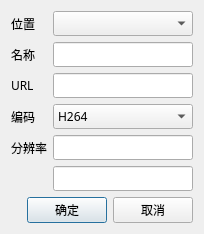
<?xml version="1.0" encoding="UTF-8"?>
<ui version="4.0">
 <class>BCSettingAddIPVedioTreeWidgetItemDlg</class>
 <widget class="QDialog" name="BCSettingAddIPVedioTreeWidgetItemDlg">
  <property name="geometry">
   <rect>
    <x>0</x>
    <y>0</y>
    <width>204</width>
    <height>234</height>
   </rect>
  </property>
  <property name="windowTitle">
   <string>Dialog</string>
  </property>
  <layout class="QVBoxLayout" name="verticalLayout">
   <item>
    <layout class="QGridLayout" name="gridLayout">
     <item row="0" column="0">
      <widget class="QLabel" name="m_pPosLabel">
       <property name="font">
        <font>
         <family>微软雅黑</family>
        </font>
       </property>
       <property name="text">
        <string>位置</string>
       </property>
      </widget>
     </item>
     <item row="0" column="1">
      <widget class="QComboBox" name="m_pPosCombBox">
       <property name="font">
        <font>
         <family>微软雅黑</family>
        </font>
       </property>
      </widget>
     </item>
     <item row="1" column="0">
      <widget class="QLabel" name="label">
       <property name="font">
        <font>
         <family>微软雅黑</family>
        </font>
       </property>
       <property name="text">
        <string>名称</string>
       </property>
      </widget>
     </item>
     <item row="1" column="1">
      <widget class="QLineEdit" name="m_pNameLineEdit">
       <property name="font">
        <font>
         <family>微软雅黑</family>
        </font>
       </property>
      </widget>
     </item>
     <item row="2" column="0">
      <widget class="QLabel" name="label_2">
       <property name="font">
        <font>
         <family>微软雅黑</family>
        </font>
       </property>
       <property name="text">
        <string>URL</string>
       </property>
      </widget>
     </item>
     <item row="2" column="1">
      <widget class="QLineEdit" name="m_pUrlLineEdit">
       <property name="font">
        <font>
         <family>微软雅黑</family>
        </font>
       </property>
      </widget>
     </item>
     <item row="3" column="0">
      <widget class="QLabel" name="label_3">
       <property name="font">
        <font>
         <family>微软雅黑</family>
        </font>
       </property>
       <property name="text">
        <string>编码</string>
       </property>
      </widget>
     </item>
     <item row="3" column="1">
      <widget class="QComboBox" name="m_pDecoderComboBox">
       <property name="font">
        <font>
         <family>微软雅黑</family>
        </font>
       </property>
       <item>
        <property name="text">
         <string>H264</string>
        </property>
       </item>
       <item>
        <property name="text">
         <string>H265</string>
        </property>
       </item>
      </widget>
     </item>
     <item row="4" column="0">
      <widget class="QLabel" name="label_4">
       <property name="font">
        <font>
         <family>微软雅黑</family>
        </font>
       </property>
       <property name="text">
        <string>分辨率</string>
       </property>
      </widget>
     </item>
     <item row="4" column="1">
      <widget class="QLineEdit" name="m_pResolutionXLineEdit">
       <property name="font">
        <font>
         <family>微软雅黑</family>
        </font>
       </property>
      </widget>
     </item>
     <item row="5" column="1">
      <widget class="QLineEdit" name="m_pResolutionYLineEdit">
       <property name="font">
        <font>
         <family>微软雅黑</family>
        </font>
       </property>
      </widget>
     </item>
    </layout>
   </item>
   <item>
    <spacer name="verticalSpacer">
     <property name="orientation">
      <enum>Qt::Vertical</enum>
     </property>
     <property name="sizeHint" stdset="0">
      <size>
       <width>20</width>
       <height>40</height>
      </size>
     </property>
    </spacer>
   </item>
   <item>
    <layout class="QHBoxLayout" name="horizontalLayout">
     <item>
      <spacer name="horizontalSpacer">
       <property name="orientation">
        <enum>Qt::Horizontal</enum>
       </property>
       <property name="sizeHint" stdset="0">
        <size>
         <width>40</width>
         <height>20</height>
        </size>
       </property>
      </spacer>
     </item>
     <item>
      <widget class="QPushButton" name="m_pOKBtn">
       <property name="font">
        <font>
         <family>微软雅黑</family>
        </font>
       </property>
       <property name="text">
        <string>确定</string>
       </property>
      </widget>
     </item>
     <item>
      <widget class="QPushButton" name="m_pCancelBtn">
       <property name="font">
        <font>
         <family>微软雅黑</family>
        </font>
       </property>
       <property name="text">
        <string>取消</string>
       </property>
      </widget>
     </item>
    </layout>
   </item>
  </layout>
 </widget>
 <tabstops>
  <tabstop>m_pPosCombBox</tabstop>
  <tabstop>m_pNameLineEdit</tabstop>
  <tabstop>m_pUrlLineEdit</tabstop>
  <tabstop>m_pDecoderComboBox</tabstop>
  <tabstop>m_pResolutionXLineEdit</tabstop>
  <tabstop>m_pResolutionYLineEdit</tabstop>
  <tabstop>m_pOKBtn</tabstop>
  <tabstop>m_pCancelBtn</tabstop>
 </tabstops>
 <resources/>
 <connections/>
</ui>
